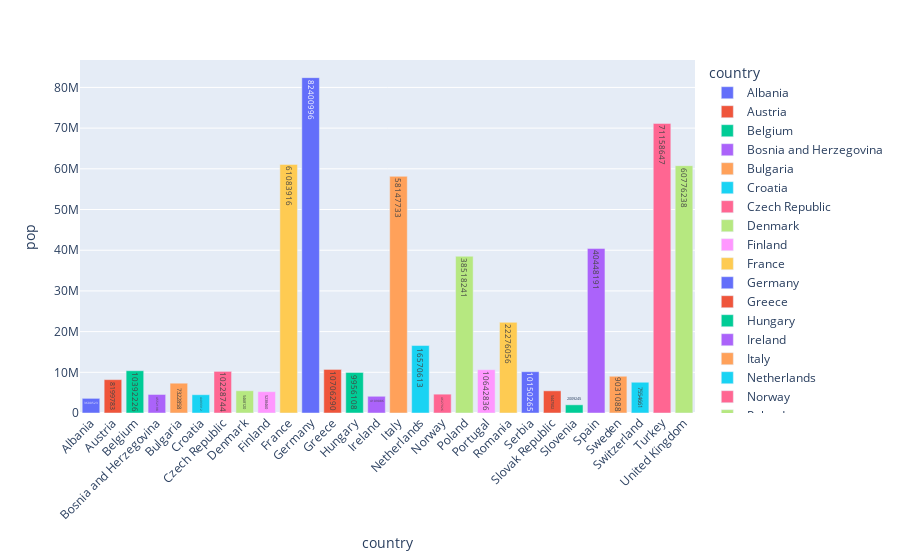

Notebook source saved alongside this figure:
### Code cell
#change the x axis label's size and degree at which it is rotated
fig = px.bar(df_europe, x = 'country', y = 'pop', text ='pop', color ='country')
fig.update_layout(uniformtext_minsize = 8, xaxis_tickangle = -45)

### Figure 1 — Plotly figure (JSON) as saved in the notebook; plotly's stock layout.template omitted (floating-point values rounded to 4 significant figures)
{"data": [{"alignmentgroup": "True", "hovertemplate": "country=%{x}<br>pop=%{text}<extra></extra>", "legendgroup": "Albania", "marker": {"color": "#636efa", "pattern": {"shape": ""}}, "name": "Albania", "offsetgroup": "Albania", "orientation": "v", "showlegend": true, "text": [3600523], "textposition": "auto", "type": "bar", "x": ["Albania"], "xaxis": "x", "y": [3600523], "yaxis": "y"}, {"alignmentgroup": "True", "hovertemplate": "country=%{x}<br>pop=%{text}<extra></extra>", "legendgroup": "Austria", "marker": {"color": "#EF553B", "pattern": {"shape": ""}}, "name": "Austria", "offsetgroup": "Austria", "orientation": "v", "showlegend": true, "text": [8199783], "textposition": "auto", "type": "bar", "x": ["Austria"], "xaxis": "x", "y": [8199783], "yaxis": "y"}, {"alignmentgroup": "True", "hovertemplate": "country=%{x}<br>pop=%{text}<extra></extra>", "legendgroup": "Belgium", "marker": {"color": "#00cc96", "pattern": {"shape": ""}}, "name": "Belgium", "offsetgroup": "Belgium", "orientation": "v", "showlegend": true, "text": [10392226], "textposition": "auto", "type": "bar", "x": ["Belgium"], "xaxis": "x", "y": [10392226], "yaxis": "y"}, {"alignmentgroup": "True", "hovertemplate": "country=%{x}<br>pop=%{text}<extra></extra>", "legendgroup": "Bosnia and Herzegovina", "marker": {"color": "#ab63fa", "pattern": {"shape": ""}}, "name": "Bosnia and Herzegovina", "offsetgroup": "Bosnia and Herzegovina", "orientation": "v", "showlegend": true, "text": [4552198], "textposition": "auto", "type": "bar", "x": ["Bosnia and Herzegovina"], "xaxis": "x", "y": [4552198], "yaxis": "y"}, {"alignmentgroup": "True", "hovertemplate": "country=%{x}<br>pop=%{text}<extra></extra>", "legendgroup": "Bulgaria", "marker": {"color": "#FFA15A", "pattern": {"shape": ""}}, "name": "Bulgaria", "offsetgroup": "Bulgaria", "orientation": "v", "showlegend": true, "text": [7322858], "textposition": "auto", "type": "bar", "x": ["Bulgaria"], "xaxis": "x", "y": [7322858], "yaxis": "y"}, {"alignmentgroup": "True", "hovertemplate": "country=%{x}<br>pop=%{text}<extra></extra>", "legendgroup": "Croatia", "marker": {"color": "#19d3f3", "pattern": {"shape": ""}}, "name": "Croatia", "offsetgroup": "Croatia", "orientation": "v", "showlegend": true, "text": [4493312], "textposition": "auto", "type": "bar", "x": ["Croatia"], "xaxis": "x", "y": [4493312], "yaxis": "y"}, {"alignmentgroup": "True", "hovertemplate": "country=%{x}<br>pop=%{text}<extra></extra>", "legendgroup": "Czech Republic", "marker": {"color": "#FF6692", "pattern": {"shape": ""}}, "name": "Czech Republic", "offsetgroup": "Czech Republic", "orientation": "v", "showlegend": true, "text": [10228744], "textposition": "auto", "type": "bar", "x": ["Czech Republic"], "xaxis": "x", "y": [10228744], "yaxis": "y"}, {"alignmentgroup": "True", "hovertemplate": "country=%{x}<br>pop=%{text}<extra></extra>", "legendgroup": "Denmark", "marker": {"color": "#B6E880", "pattern": {"shape": ""}}, "name": "Denmark", "offsetgroup": "Denmark", "orientation": "v", "showlegend": true, "text": [5468120], "textposition": "auto", "type": "bar", "x": ["Denmark"], "xaxis": "x", "y": [5468120], "yaxis": "y"}, {"alignmentgroup": "True", "hovertemplate": "country=%{x}<br>pop=%{text}<extra></extra>", "legendgroup": "Finland", "marker": {"color": "#FF97FF", "pattern": {"shape": ""}}, "name": "Finland", "offsetgroup": "Finland", "orientation": "v", "showlegend": true, "text": [5238460], "textposition": "auto", "type": "bar", "x": ["Finland"], "xaxis": "x", "y": [5238460], "yaxis": "y"}, {"alignmentgroup": "True", "hovertemplate": "country=%{x}<br>pop=%{text}<extra></extra>", "legendgroup": "France", "marker": {"color": "#FECB52", "pattern": {"shape": ""}}, "name": "France", "offsetgroup": "France", "orientation": "v", "showlegend": true, "text": [61083916], "textposition": "auto", "type": "bar", "x": ["France"], "xaxis": "x", "y": [61083916], "yaxis": "y"}, {"alignmentgroup": "True", "hovertemplate": "country=%{x}<br>pop=%{text}<extra></extra>", "legendgroup": "Germany", "marker": {"color": "#636efa", "pattern": {"shape": ""}}, "name": "Germany", "offsetgroup": "Germany", "orientation": "v", "showlegend": true, "text": [82400996], "textposition": "auto", "type": "bar", "x": ["Germany"], "xaxis": "x", "y": [82400996], "yaxis": "y"}, {"alignmentgroup": "True", "hovertemplate": "country=%{x}<br>pop=%{text}<extra></extra>", "legendgroup": "Greece", "marker": {"color": "#EF553B", "pattern": {"shape": ""}}, "name": "Greece", "offsetgroup": "Greece", "orientation": "v", "showlegend": true, "text": [10706290], "textposition": "auto", "type": "bar", "x": ["Greece"], "xaxis": "x", "y": [10706290], "yaxis": "y"}, {"alignmentgroup": "True", "hovertemplate": "country=%{x}<br>pop=%{text}<extra></extra>", "legendgroup": "Hungary", "marker": {"color": "#00cc96", "pattern": {"shape": ""}}, "name": "Hungary", "offsetgroup": "Hungary", "orientation": "v", "showlegend": true, "text": [9956108], "textposition": "auto", "type": "bar", "x": ["Hungary"], "xaxis": "x", "y": [9956108], "yaxis": "y"}, {"alignmentgroup": "True", "hovertemplate": "country=%{x}<br>pop=%{text}<extra></extra>", "legendgroup": "Ireland", "marker": {"color": "#ab63fa", "pattern": {"shape": ""}}, "name": "Ireland", "offsetgroup": "Ireland", "orientation": "v", "showlegend": true, "text": [4109086], "textposition": "auto", "type": "bar", "x": ["Ireland"], "xaxis": "x", "y": [4109086], "yaxis": "y"}, {"alignmentgroup": "True", "hovertemplate": "country=%{x}<br>pop=%{text}<extra></extra>", "legendgroup": "Italy", "marker": {"color": "#FFA15A", "pattern": {"shape": ""}}, "name": "Italy", "offsetgroup": "Italy", "orientation": "v", "showlegend": true, "text": [58147733], "textposition": "auto", "type": "bar", "x": ["Italy"], "xaxis": "x", "y": [58147733], "yaxis": "y"}, {"alignmentgroup": "True", "hovertemplate": "country=%{x}<br>pop=%{text}<extra></extra>", "legendgroup": "Netherlands", "marker": {"color": "#19d3f3", "pattern": {"shape": ""}}, "name": "Netherlands", "offsetgroup": "Netherlands", "orientation": "v", "showlegend": true, "text": [16570613], "textposition": "auto", "type": "bar", "x": ["Netherlands"], "xaxis": "x", "y": [16570613], "yaxis": "y"}, {"alignmentgroup": "True", "hovertemplate": "country=%{x}<br>pop=%{text}<extra></extra>", "legendgroup": "Norway", "marker": {"color": "#FF6692", "pattern": {"shape": ""}}, "name": "Norway", "offsetgroup": "Norway", "orientation": "v", "showlegend": true, "text": [4627926], "textposition": "auto", "type": "bar", "x": ["Norway"], "xaxis": "x", "y": [4627926], "yaxis": "y"}, {"alignmentgroup": "True", "hovertemplate": "country=%{x}<br>pop=%{text}<extra></extra>", "legendgroup": "Poland", "marker": {"color": "#B6E880", "pattern": {"shape": ""}}, "name": "Poland", "offsetgroup": "Poland", "orientation": "v", "showlegend": true, "text": [38518241], "textposition": "auto", "type": "bar", "x": ["Poland"], "xaxis": "x", "y": [38518241], "yaxis": "y"}, {"alignmentgroup": "True", "hovertemplate": "country=%{x}<br>pop=%{text}<extra></extra>", "legendgroup": "Portugal", "marker": {"color": "#FF97FF", "pattern": {"shape": ""}}, "name": "Portugal", "offsetgroup": "Portugal", "orientation": "v", "showlegend": true, "text": [10642836], "textposition": "auto", "type": "bar", "x": ["Portugal"], "xaxis": "x", "y": [10642836], "yaxis": "y"}, {"alignmentgroup": "True", "hovertemplate": "country=%{x}<br>pop=%{text}<extra></extra>", "legendgroup": "Romania", "marker": {"color": "#FECB52", "pattern": {"shape": ""}}, "name": "Romania", "offsetgroup": "Romania", "orientation": "v", "showlegend": true, "text": [22276056], "textposition": "auto", "type": "bar", "x": ["Romania"], "xaxis": "x", "y": [22276056], "yaxis": "y"}, {"alignmentgroup": "True", "hovertemplate": "country=%{x}<br>pop=%{text}<extra></extra>", "legendgroup": "Serbia", "marker": {"color": "#636efa", "pattern": {"shape": ""}}, "name": "Serbia", "offsetgroup": "Serbia", "orientation": "v", "showlegend": true, "text": [10150265], "textposition": "auto", "type": "bar", "x": ["Serbia"], "xaxis": "x", "y": [10150265], "yaxis": "y"}, {"alignmentgroup": "True", "hovertemplate": "country=%{x}<br>pop=%{text}<extra></extra>", "legendgroup": "Slovak Republic", "marker": {"color": "#EF553B", "pattern": {"shape": ""}}, "name": "Slovak Republic", "offsetgroup": "Slovak Republic", "orientation": "v", "showlegend": true, "text": [5447502], "textposition": "auto", "type": "bar", "x": ["Slovak Republic"], "xaxis": "x", "y": [5447502], "yaxis": "y"}, {"alignmentgroup": "True", "hovertemplate": "country=%{x}<br>pop=%{text}<extra></extra>", "legendgroup": "Slovenia", "marker": {"color": "#00cc96", "pattern": {"shape": ""}}, "name": "Slovenia", "offsetgroup": "Slovenia", "orientation": "v", "showlegend": true, "text": [2009245], "textposition": "auto", "type": "bar", "x": ["Slovenia"], "xaxis": "x", "y": [2009245], "yaxis": "y"}, {"alignmentgroup": "True", "hovertemplate": "country=%{x}<br>pop=%{text}<extra></extra>", "legendgroup": "Spain", "marker": {"color": "#ab63fa", "pattern": {"shape": ""}}, "name": "Spain", "offsetgroup": "Spain", "orientation": "v", "showlegend": true, "text": [40448191], "textposition": "auto", "type": "bar", "x": ["Spain"], "xaxis": "x", "y": [40448191], "yaxis": "y"}, {"alignmentgroup": "True", "hovertemplate": "country=%{x}<br>pop=%{text}<extra></extra>", "legendgroup": "Sweden", "marker": {"color": "#FFA15A", "pattern": {"shape": ""}}, "name": "Sweden", "offsetgroup": "Sweden", "orientation": "v", "showlegend": true, "text": [9031088], "textposition": "auto", "type": "bar", "x": ["Sweden"], "xaxis": "x", "y": [9031088], "yaxis": "y"}, {"alignmentgroup": "True", "hovertemplate": "country=%{x}<br>pop=%{text}<extra></extra>", "legendgroup": "Switzerland", "marker": {"color": "#19d3f3", "pattern": {"shape": ""}}, "name": "Switzerland", "offsetgroup": "Switzerland", "orientation": "v", "showlegend": true, "text": [7554661], "textposition": "auto", "type": "bar", "x": ["Switzerland"], "xaxis": "x", "y": [7554661], "yaxis": "y"}, {"alignmentgroup": "True", "hovertemplate": "country=%{x}<br>pop=%{text}<extra></extra>", "legendgroup": "Turkey", "marker": {"color": "#FF6692", "pattern": {"shape": ""}}, "name": "Turkey", "offsetgroup": "Turkey", "orientation": "v", "showlegend": true, "text": [71158647], "textposition": "auto", "type": "bar", "x": ["Turkey"], "xaxis": "x", "y": [71158647], "yaxis": "y"}, {"alignmentgroup": "True", "hovertemplate": "country=%{x}<br>pop=%{text}<extra></extra>", "legendgroup": "United Kingdom", "marker": {"color": "#B6E880", "pattern": {"shape": ""}}, "name": "United Kingdom", "offsetgroup": "United Kingdom", "orientation": "v", "showlegend": true, "text": [60776238], "textposition": "auto", "type": "bar", "x": ["United Kingdom"], "xaxis": "x", "y": [60776238], "yaxis": "y"}], "layout": {"barmode": "relative", "legend": {"title": {"text": "country"}, "tracegroupgap": 0}, "margin": {"t": 60}, "uniformtext": {"minsize": 8}, "xaxis": {"anchor": "y", "categoryarray": ["Albania", "Austria", "Belgium", "Bosnia and Herzegovina", "Bulgaria", "Croatia", "Czech Republic", "Denmark", "Finland", "France", "Germany", "Greece", "Hungary", "Ireland", "Italy", "Netherlands", "Norway", "Poland", "Portugal", "Romania", "Serbia", "Slovak Republic", "Slovenia", "Spain", "Sweden", "Switzerland", "Turkey", "United Kingdom"], "categoryorder": "array", "domain": [0, 1], "tickangle": -45, "title": {"text": "country"}}, "yaxis": {"anchor": "x", "domain": [0, 1], "title": {"text": "pop"}}}}
